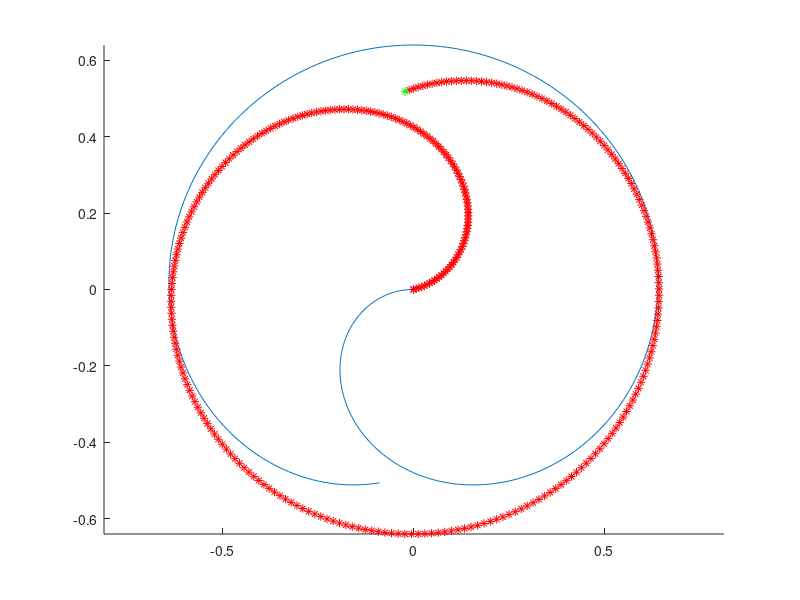

This figure's MATLAB source: (Note: this script raises an error after producing the figure.)
% Run the robot with a variety of functions.

%% Setup
max_speed = 0.3;  % max speed of the robot
d = 0.24;  % distance between wheels
c = 0.125;  % speed up/slow down
u_step = 0.125;
u = [0:u_step:5/c]';  % values to sweep through

% % circle with radius R
% R = 0.9144;  % 3 feet in meters
% r = [R*cos(u*c),R*sin(u*c)];

% % recommended ellipse
% r = [0.5*cos(u*c), 0.75*sin(u*c)];

% % Challenge 1
% r = [0.3960*cos(2.65*(c*u + 1.4)), 0.99*sin(c*u + 1.4)];

% Challenge 2
a = 0.4;
l = 0.4;
r = fliplr([-2*a*((l-cos(c*u)).*cos(c*u)+(1-l)), 2*a*(l-cos(c*u)).*sin(c*u)]);

%% Calculate wheel velocities
T = diff(r) ./ diff(u);  % velocity vector
T_hat = T ./ sqrt(sum(T.^2, 2));  % velocity unit vector
N = diff(T_hat) ./ diff(u(1:end - 1));
T_hat3 = [T_hat, zeros(size(T_hat(:, 1)))];  % add a third dim to T_hat
N3 = [N, zeros(size(N(:, 1)))];  % add a third dim to N
Omega = cross(T_hat3(1:end - 1, :), N3);  % rotational velocities
V = sqrt(sum(T.^2, 2));  % linear velocities

Vr = V(1:end-1,:) + d / 2 * sum(Omega, 2);
Vl = V(1:end-1,:) - d / 2 * sum(Omega, 2);

%% Calculate each time step:
distances = sqrt(sum(diff(r).^2, 2));
times = distances ./ V;

%% Plot the predicted course
figure; hold on
plot(r(:,1),r(:,2))
pos = r(1,:);  % position of robot
head = pi/12;  % heading of robot
plot(pos(1),pos(2),'b*')
for i = 1:length(u) - 2
    dt = times(i);
    That = [cos(head), sin(head)];
    lin_vel = (Vl(i) + Vr(i))/2;
    ang_vel = (Vr(i) - Vl(i))/d;
    drdpos = lin_vel*That;
    drdhead = ang_vel;
    plot(pos(1),pos(2),'r*')
%     quiver(pos(1),pos(2), That(1),That(2))
    new_pos = pos + drdpos*dt;
    new_head = head + drdhead*dt;
    pos = new_pos;
    head = new_head;
end
plot(pos(1),pos(2),'g*')
axis equal

%% Run the robot
disp(max(Vr))
disp(max(Vl))
if max(Vr) > max_speed || max(Vl) > max_speed
    disp("WARNING: Velocities greater than max of "+string(max_speed)+".")
end

runCourse(times(1:end-1,:),Vr,Vl)
